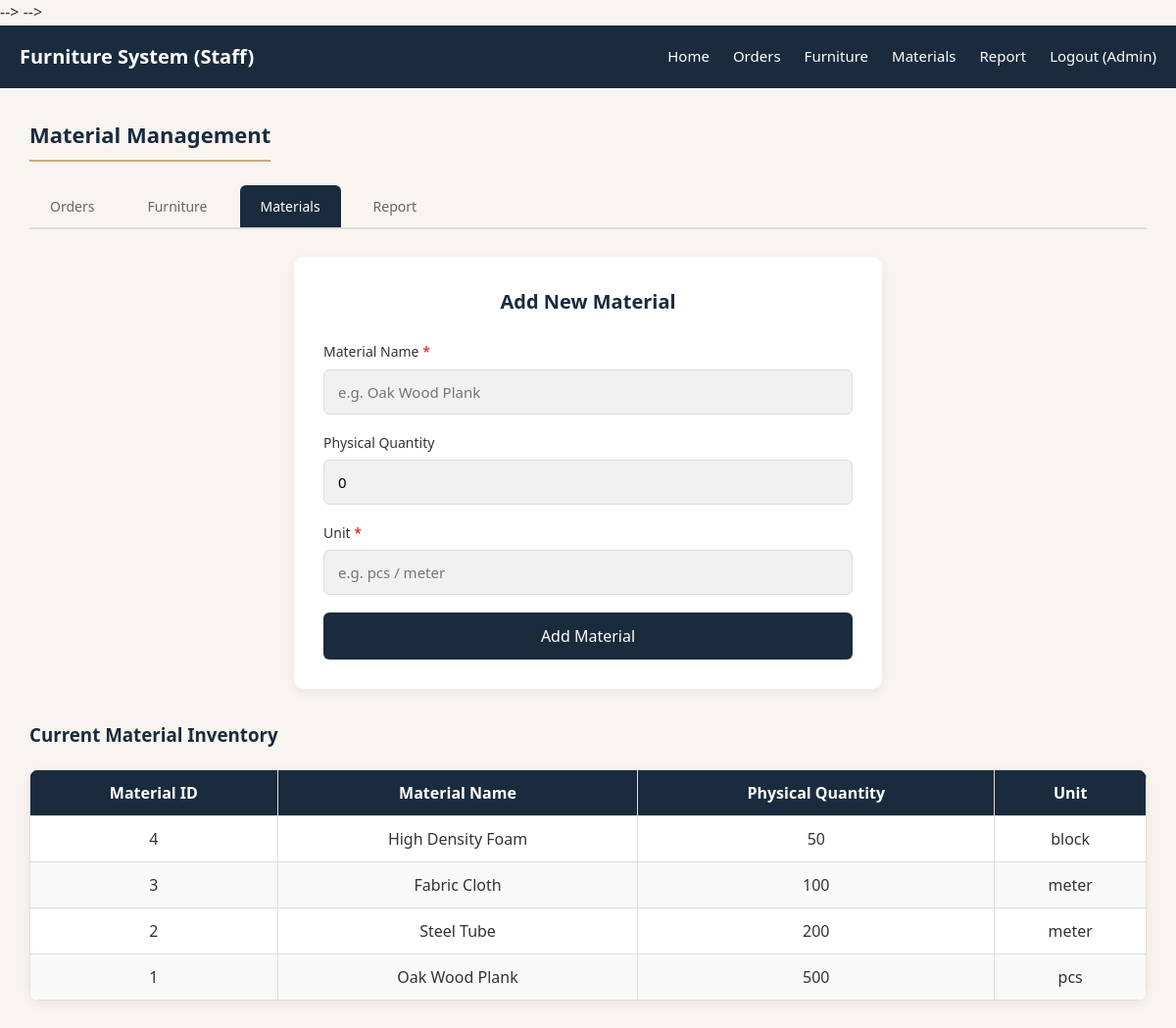
Page /admin_material.php (signed in) on the committed database.
### tables this page shows
CREATE TABLE Material (
    materialID INT NOT NULL AUTO_INCREMENT,
    materialName VARCHAR(255) NOT NULL,
    materialPhysicalQty INT NOT NULL DEFAULT 0,
    materialUnit VARCHAR(50) NOT NULL,
    PRIMARY KEY (materialID)
);

### admin_material.php (the view, shortened to what this page needs)
-->
<?php
require_once('3_Connections/DB_Configuration.php');
$materials = mysqli_query($conn, "SELECT * FROM Material ORDER BY materialID DESC");
$staffName = isset($_SESSION['staffName']) ? $_SESSION['staffName'] : 'Staff';
?>
<!DOCTYPE html>
<html lang="en">
<head>
    <link rel="stylesheet" href="css/style.css">
    <link rel="stylesheet" href="css/admin.css">
</head>
<body>
<nav>
    <div class="container nav-inner">
        <div class="logo">Furniture System (Staff)</div>
        <ul class="nav-links">
            <li><a href="index.php">Home</a></li>
            <li><a href="admin.php">Orders</a></li>
            <li><a href="admin_furniture.php">Furniture</a></li>
            <li><a href="admin_material.php">Materials</a></li>
            <li><a href="admin_report.php">Report</a></li>
            <li><a href="logout.php">Logout (<?php echo htmlspecialchars($staffName); ?>)</a></li>
        </ul>
    </div>
</nav>
<div class="admin-container">
    <h2 class="section-title">Material Management</h2>
    <div class="admin-tabs">
        <a href="admin.php">Orders</a>
        <a href="admin_furniture.php">Furniture</a>
        <a href="admin_material.php" class="active">Materials</a>
        <a href="admin_report.php">Report</a>
    </div>
    <div class="form-box" style="margin-bottom:32px;">
        <h3 class="form-title">Add New Material</h3>
        <div class="form-group">
            <label>Material Name <span style="color:red">*</span></label>
            <input type="text" class="form-control" id="m-name" placeholder="e.g. Oak Wood Plank">
        </div>
        <div class="form-group">
            <label>Physical Quantity</label>
            <input type="number" class="form-control" id="m-qty" min="0" value="0">
        </div>
        <div class="form-group">
            <label>Unit <span style="color:red">*</span></label>
            <input type="text" class="form-control" id="m-unit" placeholder="e.g. pcs / meter">
        </div>
        <button class="btn-submit" id="add-material-btn">Add Material</button>
    </div>
    <h3 style="margin-bottom:8px;color:var(--primary);">Current Material Inventory</h3>
    <table id="material-table">
        <thead><tr>
            <th>Material ID</th><th>Material Name</th><th>Physical Quantity</th><th>Unit</th>
        </tr></thead>
        <tbody>
        <?php if ($materials && mysqli_num_rows($materials)>0):
            while ($m=mysqli_fetch_assoc($materials)): ?>
                <tr data-mid="<?php echo $m['materialID']; ?>">
                    <td><?php echo $m['materialID']; ?></td>
                    <td><?php echo htmlspecialchars($m['materialName']); ?></td>
                    <td class="cell-qty"><?php echo $m['materialPhysicalQty']; ?></td>
                    <td><?php echo htmlspecialchars($m['materialUnit']); ?></td>
                </tr>
            <?php endwhile; else: ?>
            <tr id="empty-row"><td colspan="4">No materials found.</td></tr>
        <?php endif; ?>
        </tbody>
    </table>
</div>
</body>
</html>

### css/style.css (style rules this page uses)
* { margin: 0; padding: 0; box-sizing: border-box; font-family: 'Segoe UI', Roboto, Helvetica, Arial, sans-serif; }
:root { --primary: #1a2b3d; --secondary: #d4a574; --light: #f8f5f0; --white: #fff; --gray: #666; --light-gray: #f1f1f1; --radius: 10px; --shadow: 0 4px 12px rgba(0, 0, 0, 0.06); --transition: 0.3s ease; }
body { background: var(--light); color: #333; line-height: 1.6; }
.container { max-width: 1200px; margin: 0 auto; padding: 0 20px; }
nav { background: var(--primary); padding: 16px 0; position: sticky; top: 0; z-index: 99; }
.nav-inner { display: flex; justify-content: space-between; align-items: center; }
.logo { color: var(--white); font-size: 20px; font-weight: 600; }
.nav-links { display: flex; gap: 24px; list-style: none; }
.nav-links a { color: var(--white); text-decoration: none; font-size: 15px; transition: var(--transition); }
.section-title { font-size: 22px; font-weight: 600; color: var(--primary); margin-bottom: 24px; padding-bottom: 8px; border-bottom: 2px solid var(--secondary); display: inline-block; }
.form-box { background: var(--white); max-width: 600px; margin: 0 auto; padding: 30px; border-radius: var(--radius); box-shadow: var(--shadow); }
.form-title { font-size: 20px; font-weight: 600; text-align: center; margin-bottom: 24px; color: var(--primary); }
.form-group { margin-bottom: 18px; }
.form-group label { display: block; margin-bottom: 6px; font-size: 14px; font-weight: 500; }
.form-control { width: 100%; padding: 12px 14px; border: 1px solid #ddd; border-radius: 6px; font-size: 15px; background: var(--light-gray); transition: var(--transition); }
.btn-submit { width: 100%; padding: 13px; background: var(--primary); color: var(--white); border: none; border-radius: 6px; font-size: 16px; font-weight: 500; cursor: pointer; transition: var(--transition); }

### css/admin.css (style rules this page uses)
.admin-container { padding: 30px; max-width: 1200px; margin: 0 auto; }
table { width: 100%; border-collapse: collapse; margin-top: 20px; background: #fff; border-radius: var(--radius); overflow: hidden; box-shadow: var(--shadow); }
th, td { border: 1px solid #ddd; padding: 12px; text-align: center; vertical-align: middle; }
th { background-color: var(--primary); color: white; white-space: nowrap; }
tr:nth-child(even) { background-color: #f9f9f9; }
.admin-tabs { display: flex; gap: 12px; margin-bottom: 28px; border-bottom: 2px solid #ddd; padding-bottom: 0; }
.admin-tabs a { padding: 10px 20px; text-decoration: none; color: var(--gray); border-radius: 6px 6px 0 0; font-size: 14px; font-weight: 500; border: 1px solid transparent; border-bottom: none; transition: var(--transition); }
.admin-tabs a.active, .admin-tabs a:hover { background: var(--primary); color: #fff; border-color: var(--primary); }

### rows in the picture
material: materialID "4", materialName "High Density Foam", materialPhysicalQty "50", materialUnit "block"
material: materialID "3", materialName "Fabric Cloth", materialPhysicalQty "100", materialUnit "meter"
material: materialID "2", materialName "Steel Tube", materialPhysicalQty "200", materialUnit "meter"
material: materialID "1", materialName "Oak Wood Plank", materialPhysicalQty "500", materialUnit "pcs"

### other values in the picture
$staffName "Admin"
